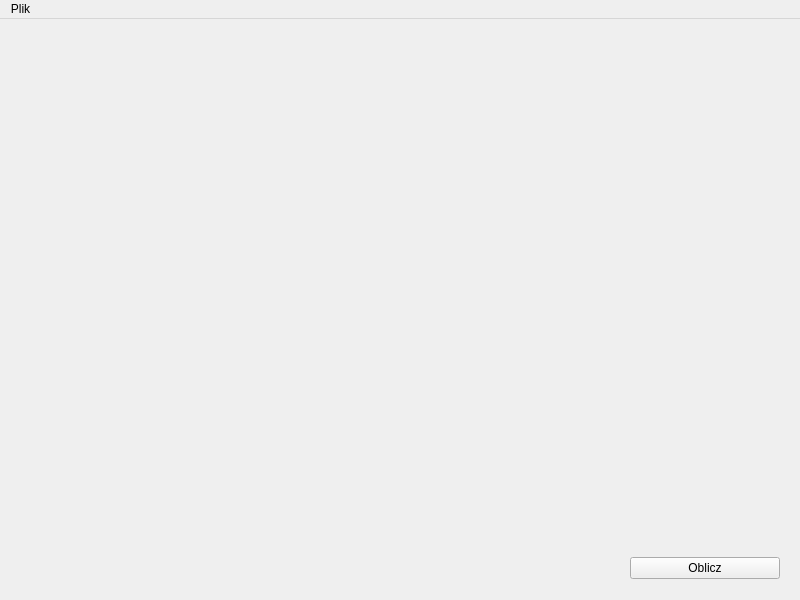
<?xml version="1.0" encoding="UTF-8"?>
<ui version="4.0">
 <class>MainWindow</class>
 <widget class="QMainWindow" name="MainWindow">
  <property name="geometry">
   <rect>
    <x>0</x>
    <y>0</y>
    <width>800</width>
    <height>600</height>
   </rect>
  </property>
  <property name="sizePolicy">
   <sizepolicy hsizetype="Fixed" vsizetype="Fixed">
    <horstretch>0</horstretch>
    <verstretch>0</verstretch>
   </sizepolicy>
  </property>
  <property name="minimumSize">
   <size>
    <width>800</width>
    <height>600</height>
   </size>
  </property>
  <property name="maximumSize">
   <size>
    <width>800</width>
    <height>600</height>
   </size>
  </property>
  <property name="windowTitle">
   <string>MainWindow</string>
  </property>
  <widget class="QWidget" name="centralWidget">
   <widget class="QWidget" name="verticalLayoutWidget">
    <property name="geometry">
     <rect>
      <x>10</x>
      <y>10</y>
      <width>781</width>
      <height>561</height>
     </rect>
    </property>
    <layout class="QVBoxLayout" name="verticalLayout">
     <item>
      <spacer name="verticalSpacer">
       <property name="orientation">
        <enum>Qt::Vertical</enum>
       </property>
       <property name="sizeHint" stdset="0">
        <size>
         <width>20</width>
         <height>40</height>
        </size>
       </property>
      </spacer>
     </item>
     <item>
      <layout class="QHBoxLayout" name="horizontalLayout">
       <item>
        <spacer name="horizontalSpacer">
         <property name="orientation">
          <enum>Qt::Horizontal</enum>
         </property>
         <property name="sizeHint" stdset="0">
          <size>
           <width>40</width>
           <height>20</height>
          </size>
         </property>
        </spacer>
       </item>
       <item>
        <widget class="QPushButton" name="buttonOblicz">
         <property name="minimumSize">
          <size>
           <width>150</width>
           <height>0</height>
          </size>
         </property>
         <property name="text">
          <string>Oblicz</string>
         </property>
        </widget>
       </item>
      </layout>
     </item>
    </layout>
   </widget>
  </widget>
  <widget class="QMenuBar" name="menuBar">
   <property name="geometry">
    <rect>
     <x>0</x>
     <y>0</y>
     <width>800</width>
     <height>18</height>
    </rect>
   </property>
   <widget class="QMenu" name="menuPlik">
    <property name="title">
     <string>Plik</string>
    </property>
    <addaction name="actionZapisz"/>
    <addaction name="actionZako_cz"/>
   </widget>
   <addaction name="menuPlik"/>
  </widget>
  <action name="actionZapisz">
   <property name="text">
    <string>Zapisz</string>
   </property>
  </action>
  <action name="actionZako_cz">
   <property name="text">
    <string>Zakończ</string>
   </property>
  </action>
 </widget>
 <layoutdefault spacing="6" margin="11"/>
 <resources/>
 <connections>
  <connection>
   <sender>actionZako_cz</sender>
   <signal>triggered()</signal>
   <receiver>MainWindow</receiver>
   <slot>close()</slot>
   <hints>
    <hint type="sourcelabel">
     <x>-1</x>
     <y>-1</y>
    </hint>
    <hint type="destinationlabel">
     <x>199</x>
     <y>149</y>
    </hint>
   </hints>
  </connection>
 </connections>
</ui>
